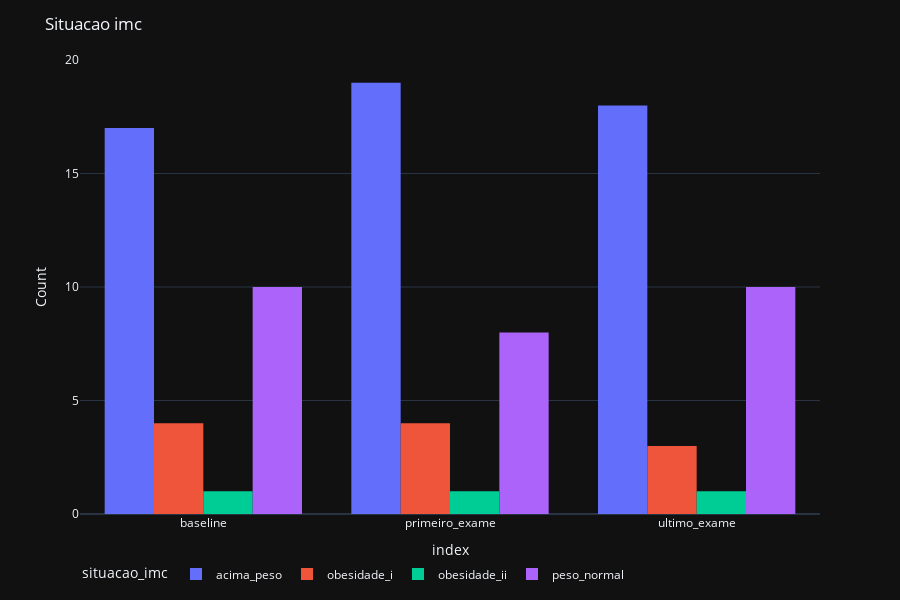

Notebook code for this chart:
### Code cell
pd.options.plotting.backend = "plotly"
fig = pd.concat([df_baseline.groupby("situacao_imc")[["situacao_imc"]].count(),
                 df_primeiro_exame.groupby("situacao_imc")[["situacao_imc"]].count(),
                 df_ultimo_exame.groupby("situacao_imc")[["situacao_imc"]].count()],axis=1)

fig.columns = ["baseline","primeiro_exame","ultimo_exame"]
# print(fig)
fig = fig.T
fig = px.histogram(fig, x=fig.index, y=fig.columns, barmode='group',
            #  color='smoker', barmode='group',
             height=400)

fig.update_layout(
    title = "Situacao imc ",
    dragmode="zoom",
    hovermode="x",
    legend=dict(orientation="h"),
    height=600,
    # legend = dict(traceorder="reversed"),
    template = "plotly_dark",
)

# fig.update_xaxes(title = "grupo_idade")
fig.update_yaxes(title_text="Count")

fig.show()
fig.write_image("../reports/figures/Situacao_imc.png")

### Figure 1 — Plotly figure (JSON) as saved in the notebook; plotly's stock layout.template omitted (floating-point values rounded to 4 significant figures)
{"data": [{"alignmentgroup": "True", "bingroup": "x", "histfunc": "sum", "hovertemplate": "situacao_imc=acima_peso<br>index=%{x}<br>sum of value=%{y}<extra></extra>", "legendgroup": "acima_peso", "marker": {"color": "#636efa", "pattern": {"shape": ""}}, "name": "acima_peso", "offsetgroup": "acima_peso", "orientation": "v", "showlegend": true, "type": "histogram", "x": ["baseline", "primeiro_exame", "ultimo_exame"], "xaxis": "x", "y": [17, 19, 18], "yaxis": "y"}, {"alignmentgroup": "True", "bingroup": "x", "histfunc": "sum", "hovertemplate": "situacao_imc=obesidade_i<br>index=%{x}<br>sum of value=%{y}<extra></extra>", "legendgroup": "obesidade_i", "marker": {"color": "#EF553B", "pattern": {"shape": ""}}, "name": "obesidade_i", "offsetgroup": "obesidade_i", "orientation": "v", "showlegend": true, "type": "histogram", "x": ["baseline", "primeiro_exame", "ultimo_exame"], "xaxis": "x", "y": [4, 4, 3], "yaxis": "y"}, {"alignmentgroup": "True", "bingroup": "x", "histfunc": "sum", "hovertemplate": "situacao_imc=obesidade_ii<br>index=%{x}<br>sum of value=%{y}<extra></extra>", "legendgroup": "obesidade_ii", "marker": {"color": "#00cc96", "pattern": {"shape": ""}}, "name": "obesidade_ii", "offsetgroup": "obesidade_ii", "orientation": "v", "showlegend": true, "type": "histogram", "x": ["baseline", "primeiro_exame", "ultimo_exame"], "xaxis": "x", "y": [1, 1, 1], "yaxis": "y"}, {"alignmentgroup": "True", "bingroup": "x", "histfunc": "sum", "hovertemplate": "situacao_imc=peso_normal<br>index=%{x}<br>sum of value=%{y}<extra></extra>", "legendgroup": "peso_normal", "marker": {"color": "#ab63fa", "pattern": {"shape": ""}}, "name": "peso_normal", "offsetgroup": "peso_normal", "orientation": "v", "showlegend": true, "type": "histogram", "x": ["baseline", "primeiro_exame", "ultimo_exame"], "xaxis": "x", "y": [10, 8, 10], "yaxis": "y"}], "layout": {"barmode": "group", "dragmode": "zoom", "height": 600, "hovermode": "x", "legend": {"orientation": "h", "title": {"text": "situacao_imc"}, "tracegroupgap": 0}, "margin": {"t": 60}, "title": {"text": "Situacao imc "}, "xaxis": {"anchor": "y", "domain": [0, 1], "title": {"text": "index"}}, "yaxis": {"anchor": "x", "domain": [0, 1], "title": {"text": "Count"}}}}
